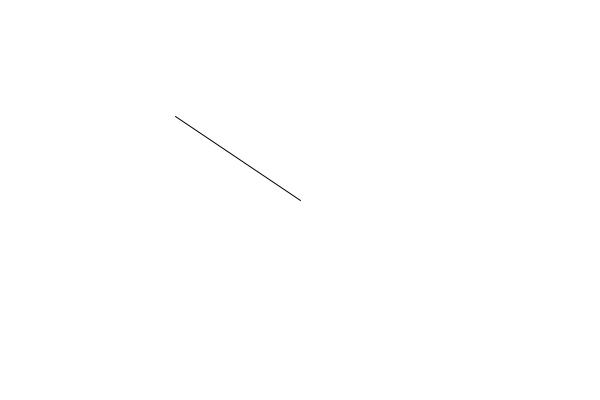
Frame 1 (no input)
Frame 60 (the mouse pressed at the canvas centre just before this capture): identical to frame 1, image omitted
Frame 120 (the mouse held since frame 60 and released just before this capture): blank canvas, image omitted

The Processing sketch that drew this single still picture (run headless with seeded random() and noise(); from frame 60 on, the mouse is pressed at the canvas centre):

// Processing sketch: VectorNormalization
// ── VectorNormalization.pde
void setup() {
  size(600,400);  
}

void draw() {
  background(255);
 
  PVector mouse = new PVector(mouseX,mouseY);
  PVector center = new PVector(width/2,height/2);
  mouse.sub(center);
 
  // In this example, after the vector is normalized, 
  // it is multiplied by 50 so that it is viewable onscreen. 
  // Note that no matter where the mouse is, the vector will 
  // have the same length (50) due to the normalization process.
  
  mouse.normalize();
  
  /*mouse.x = map(mouse.x,0,width,0,1);
  mouse.y = map(mouse.y,0,height,0,1);*/
  
  mouse.mult(150);
  translate(width/2,height/2);
  line(0,0,mouse.x,mouse.y);
 
}
